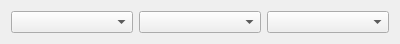
<?xml version="1.0" encoding="UTF-8"?>
<ui version="4.0">
 <class>TopWidget</class>
 <widget class="QWidget" name="TopWidget">
  <property name="geometry">
   <rect>
    <x>0</x>
    <y>0</y>
    <width>400</width>
    <height>42</height>
   </rect>
  </property>
  <property name="maximumSize">
   <size>
    <width>16777215</width>
    <height>42</height>
   </size>
  </property>
  <property name="windowTitle">
   <string>Form</string>
  </property>
  <layout class="QHBoxLayout" name="horizontalLayout">
   <item>
    <widget class="MyComboBoxSecurity" name="comboBoxSecurities"/>
   </item>
   <item>
    <widget class="MyComboBoxBinSize" name="comboBoxBinSize"/>
   </item>
   <item>
    <widget class="QComboBox" name="comboBoxIndicators"/>
   </item>
  </layout>
 </widget>
 <customwidgets>
  <customwidget>
   <class>MyComboBoxBinSize</class>
   <extends>QComboBox</extends>
   <header location="global">GuiElements/mycomboboxbinsize.h</header>
  </customwidget>
  <customwidget>
   <class>MyComboBoxSecurity</class>
   <extends>QComboBox</extends>
   <header location="global">GuiElements/mycomboboxsecurity.h</header>
  </customwidget>
 </customwidgets>
 <resources/>
 <connections/>
</ui>
